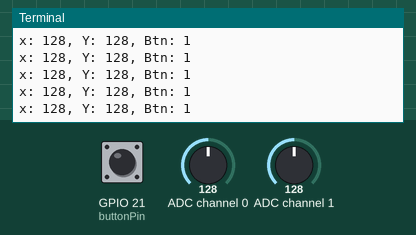
A program run on a simulated Raspberry Pi (BCM pin numbers). On the bench: the last lines printed to the terminal. Inputs (shaded band) come from the test bench; at power-on: ADC channel 0 = 128, ADC channel 1 = 128, GPIO 21 (buttonPin) HIGH (analog values on the 0–255 scale).

Above: at 1.2 s.
1.3 s: ADC channel 0 set to 178
At 1.32 s:
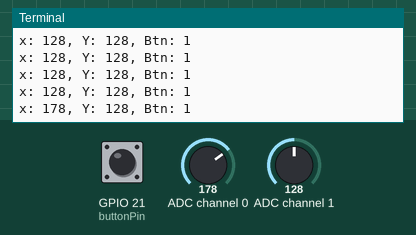
2.8 s: ADC channel 1 set to 178
At 2.84 s:
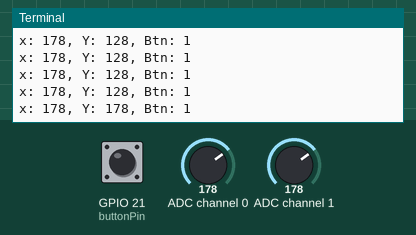
4.3 s: GPIO 21 (buttonPin) pulled LOW for 0.15 s
At 4.35 s:
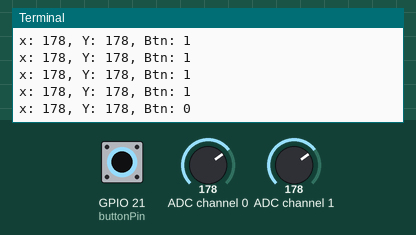
5.9 s: ADC channel 0 set to 224
At 5.97 s:
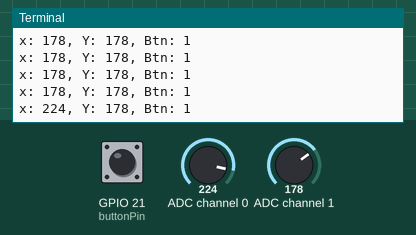
7.4 s: GPIO 21 (buttonPin) pulled LOW for 1 s
At 7.49 s:
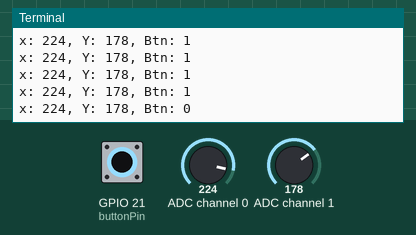
9.9 s: ADC channel 1 set to 224
At 9.91 s:
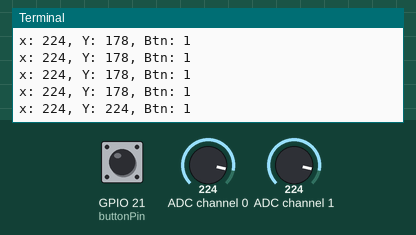
Timing chart, 0 to 12.4 s (numbered marks = the images above; inputs shaded):
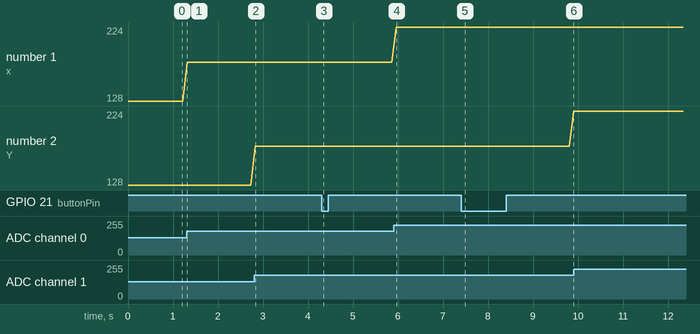

The program:

analog-joystick.py
```python
# analog-joystick.py

import RPi.GPIO as GPIO
import time
import ADC0834

GPIO.setmode(GPIO.BCM)

buttonPin = 21
ADC0834.setup()

GPIO.setup(buttonPin, GPIO.IN, pull_up_down = GPIO.PUD_UP)

try:
    while True:
        analogValX = ADC0834.getResult(0)
        analogValY = ADC0834.getResult(1)
        buttonState = GPIO.input(buttonPin)

        print(f"x: {analogValX}, Y: {analogValY}, Btn: {buttonState}")
        time.sleep(.1)
except KeyboardInterrupt:
    GPIO.cleanup()
    print("GPIO cleaned, program exited")
```

Measured:
- after the input at 1.3 s, the terminal: prints a new line at once (image 1)
- after the input at 2.8 s, the terminal: prints a new line at once (image 2)
- after the input at 4.3 s, the terminal: prints a new line after 0.05 s (image 3)
- after the input at 5.9 s, the terminal: prints a new line after 0.07 s (image 4)
- after the input at 7.4 s, the terminal: prints a new line after 0.08 s (image 5)
- after the input at 9.9 s, the terminal: prints a new line at once (image 6)
- plotted number 1: 128 → 178 after the input at 1.3 s, 178 → 224 after the input at 5.9 s
